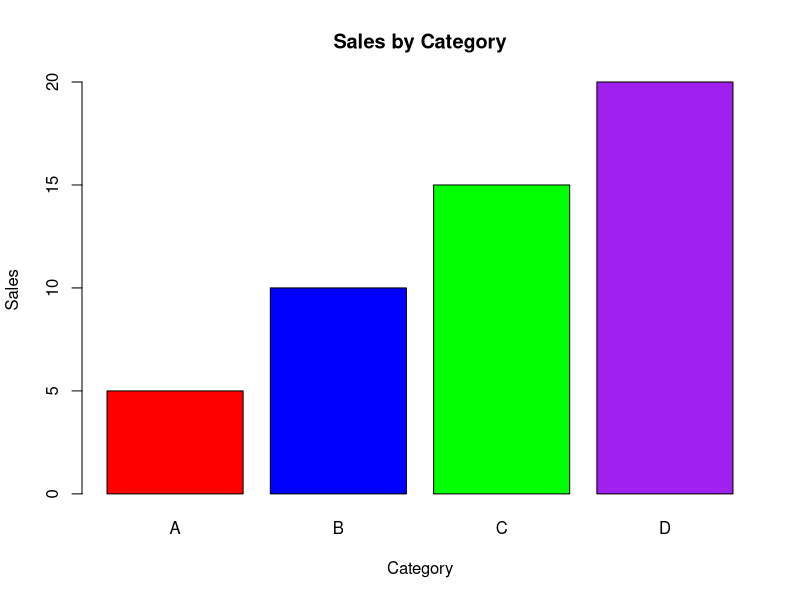
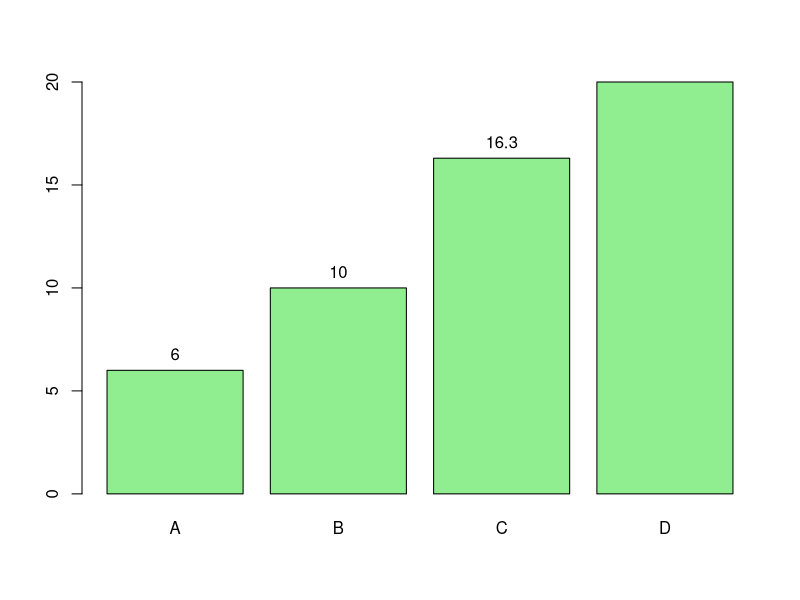

These figures' R source, in order:
#ULA Review
#What type is this 
x <- c(TRUE, 7)
x
#Numeric type (TRUE = 1, FALSE=0)
is.numeric(x)

#turn it into an integer
x <- c(TRUE, 8L) #add L
is.integer(x)

#consider the follwing code
df <- data.frame(subject = c("English", "Math"),
                 percentage = c(80, 90))
df
#change name
colnames(df) <- c("Course", "Subject")
df
#same method
dimnames(df)[[2]] <- c("Course", "Subject")

HairEyeColor #an array

#method 1
apply(HairEyeColor, 'Eye', sum)[2] #correct

apply(HairEyeColor, 2, sum)

#Table
HairEyeColor[,"Blue",]
#takes away everyone with blue eyes and adds
#them all together
sum(HairEyeColor[,"Blue",]) 

#incorrect
sum(HairEyeColor[,"Blue",])[2]

#-----------------------------------------------------------
x <- c(77,44,78)
y <- c("Hamilton", "Barry", "Jes")
z <- list(x,y)

z
#pull out "Barry"
#single [] to containter
#double [] for element in container
z[[2]][2] 

#jes
z[[2]][3]

#first list
z[1]

#-----------------------------------------------------------
#print the table
a <- data.frame(v1=1:3, v2=LETTERS[1:3])
b <- data.frame(v1=6:8, v2=LETTERS[6:8])
m <- rbind(a,b)
m

#another way
x <- data.frame(v1=c(1:3, 6:8), v2=LETTERS[c(1:3, 6:8)])
x

#another way
k <- data.frame(v1=c(1:3, 6:8))
l <- data.frame(v2=LETTERS[c(1:3, 6:8)])
i <- cbind(k,l)
i
#-----------------------------------------------------------
vec2 <- c(2,3,3,3,4,2,5, 10)
table(vec2)

#Table length
table(vec2)[1:2]


values <- c(5, 10, 15, 20)
barplot(values, 
        names = c("A", "B", "C", "D"),   # Labels for bars
        col = c("red", "blue", "green", "purple"),  # Bar colors
        main = "Sales by Category",         # Title of the plot
        xlab = "Category",                  # X-axis label
        ylab = "Sales")                     # Y-axis label


values <- c(6, 10, 16.3, 20)
bp <- barplot(values, 
              names.arg = c("A", "B", "C", "D"),
              col = "lightgreen")

# Add labels on top of bars
text(bp, values, labels = values, pos = 3)


mat1 <- matrix(1:6, nrow = 2)
mat2 <- matrix(7:12, nrow = 2)

rbind(mat1, mat2)


a <- data.frame(v1=1:3, v2=LETTERS[1:3])
b <- data.frame(v1=6:8, v2=LETTERS[6:8])
m <- rbind(a, b)
m













